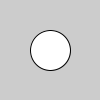
Frame 1 (no input)
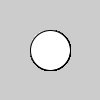
Frame 60 (the mouse pressed at the canvas centre just before this capture)
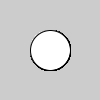
Frame 120 (the mouse held since frame 60 and released just before this capture)

The Processing sketch that drew these frames (run headless with seeded random() and noise(); from frame 60 on, the mouse is pressed at the canvas centre):

// Processing sketch: processing_inicio
// ── processing_inicio.pde
void setup() {
 
}

void draw() {
  ellipse(50, 50, 40, 40);
}

// ── Circulo.pde
class Circulo {
  private int x;
  private int y;
  private int raio;
  
  public Circulo(int x, int y, int raio) {
    this.x = x;
    this.y = y;
    this.raio = raio;
  }
  
  public void desenhar() {
    ellipse(this.x, this.y, this.raio, this.raio);
  }
  
  public void desenhar(int cor) {
    fill(cor);
    desenhar();
    fill(255);
  }
}

// ── Triangulo.pde
class Triangulo {
  public Triangulo(int x1, int y1, int x2, int y2, int x3, int y3) {
  }
  
  public void desenhar() {
  }
}
